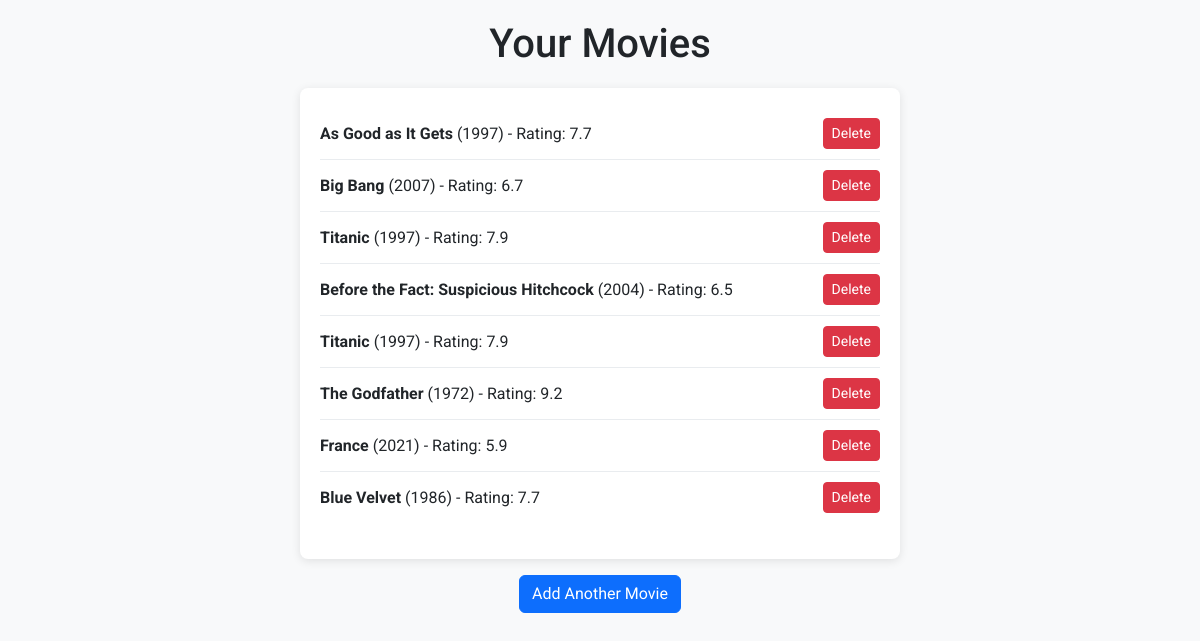
/list_movies/1, run on the app's committed database.
### main.py (models this page shows, shortened)
class Movie(db.Model):
    __tablename__ = 'movies'
    id = Column(Integer, primary_key=True)
    name = Column(String, nullable=False)
    director_id = Column(Integer, ForeignKey('directors.id'))
    year = Column(Integer, nullable=False)
    rating = Column(Integer, nullable=False)
    user_id = Column(Integer, ForeignKey('Users.id'))
    user = relationship("User", back_populates="movies")
    director = relationship("Director", back_populates="movies")
    genres = relationship("Genre", secondary=movie_genre_association, back_populates="movies")
    reviews = relationship("Review", back_populates="movie")

### main.py (the view)
@app.route('/list_movies/<int:user_id>', methods=['GET'])
def list_movies(user_id):
    movies = db.session.query(Movie).filter(Movie.user_id == user_id).all()
    return render_template('list_movies.html', movies=movies, user_id=user_id)

### templates/list_movies.html (shortened to what this page needs)
<!DOCTYPE html>
<html lang="en">
<head>
    <link href="https://cdn.jsdelivr.net/npm/bootstrap@5.3.3/dist/css/bootstrap.min.css" rel="stylesheet">
</head>
<body>
    <h1>Your Movies</h1>
    <div class="movie-list">
        <ul class="list-unstyled">
            {% if movies %}
                {% for movie in movies %}
                    <li class="movie-item">
                        <div>
                            <strong>{{ movie.name }}</strong> ({{ movie.year }}) - Rating: {{ movie.rating }}
                        </div>
                        <form action="{{ url_for('delete_movie', user_id=user_id, movie_id=movie.id) }}" method="POST" style="display:inline;">
                            <button type="submit" class="btn btn-danger btn-sm">Delete</button>
                        </form>
                    </li>
                {% endfor %}
            {% else %}
                <li class="no-movies">No movies found.</li>
            {% endif %}
        </ul>
    </div>
    <div class="text-center mt-3">
        <a href="{{ url_for('fetch_movie', user_id=user_id) }}" class="btn btn-primary">Add Another Movie</a>
    </div>
</body>
</html>

### templates/list_movies.html (style rules this page uses)
body { font-family: 'Roboto', sans-serif; background-color: #f8f9fa; padding: 20px; }
h1 { text-align: center; margin-bottom: 20px; }
.movie-list { max-width: 600px; margin: 0 auto; background-color: #ffffff; border-radius: 8px; box-shadow: 0 2px 10px rgba(0, 0, 0, 0.1); padding: 20px; }
.movie-item { display: flex; justify-content: space-between; align-items: center; padding: 10px 0; border-bottom: 1px solid #e9ecef; }
.movie-item:last-child { border-bottom: none; }
.btn-danger { margin-left: 10px; }

### data on the page
Movie: name "As Good as It Gets", year "1997", rating "7.7"
Movie: name "Big Bang", year "2007", rating "6.7"
Movie: name "Titanic", year "1997", rating "7.9"
Movie: name "Before the Fact: Suspicious Hitchcock", year "2004", rating "6.5"
Movie: name "Titanic", year "1997", rating "7.9"
Movie: name "The Godfather", year "1972", rating "9.2"
Movie: name "France", year "2021", rating "5.9"
Movie: name "Blue Velvet", year "1986", rating "7.7"
